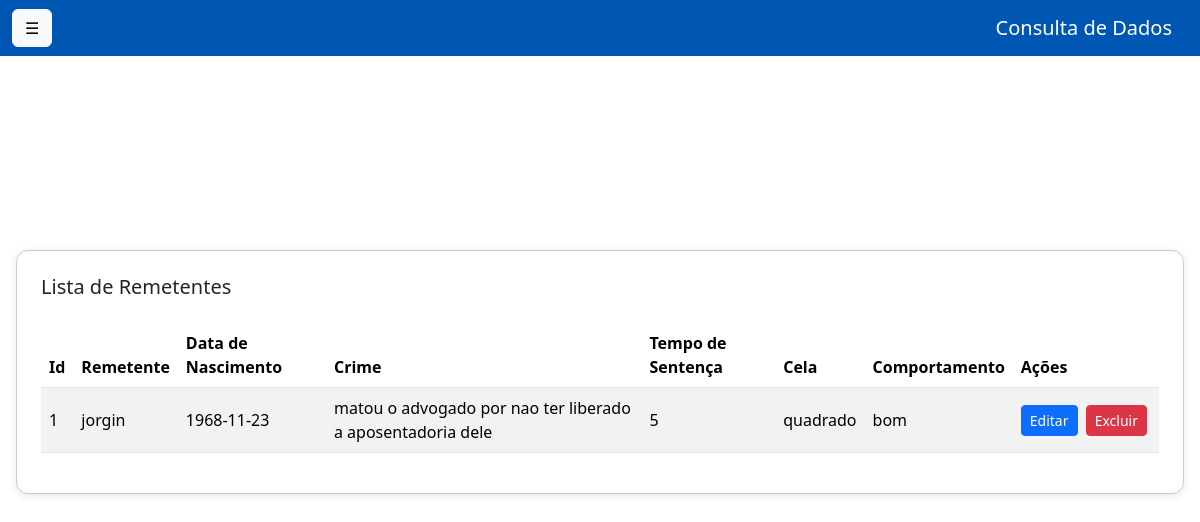
The page /consulta on the database its author committed.
### tables this page shows
CREATE TABLE Remetentes (
    id INTEGER PRIMARY KEY AUTOINCREMENT,
    remetente TEXT NOT NULL,
    data_nascimento DATE NOT NULL,
    crime TEXT NOT NULL,
    tempo_sentenca TEXT NOT NULL,
    cela TEXT NOT NULL,
    comportamento TEXT NOT NULL
);

### main.py (the view)
@app.get("/consulta", response_class=HTMLResponse)
async def consulta_get(request: Request):
    consultas = repo.remetente_repo.obter_remetentes_por_pagina(12, 0)
    return templates.TemplateResponse("consulta.html", {
        "request": request,
        "consultas": consultas,
        "modo_edicao": None
    })

### templates/consulta.html (shortened to what this page needs)
<!DOCTYPE html>
<html lang="pt-br">
<head>
    <link href="https://cdn.jsdelivr.net/npm/bootstrap@5.3.6/dist/css/bootstrap.min.css" rel="stylesheet" />
</head>
<body>
    <nav class="navbar navbar-expand-lg navbar-dark navbar-custom">
        <div class="container-fluid">
            <button class="btn btn-light me-3" id="sidebarToggle">
                &#9776;
            </button>
            <a class="navbar-brand" href="#">Consulta de Dados</a>
        </div>
    </nav>
    <div class="centered-content">
        <div class="card p-4">
            <h5 class="card-title mb-4">Lista de Remetentes</h5>
            <div class="table-responsive">
                <table class="table table-striped align-middle">
                    <thead>
                        <tr>
                            <th>Id</th>
                            <th>Remetente</th>
                            <th>Data de Nascimento</th>
                            <th>Crime</th>
                            <th>Tempo de Sentença</th>
                            <th>Cela</th>
                            <th>Comportamento</th>
                            <th>Ações</th>
                        </tr>
                    </thead>
                    <tbody>
                        {% for consulta in consultas %}
                        <tr>
                            <form method="post" action="/atualizar">
                                <td>{{ consulta.id }}
                                </td>
                                <td>
                                    <span class="text-span">{{ consulta.remetente }}</span>
                                </td>
                                <td>
                                    <span class="text-span">{{ consulta.data_nascimento }}</span>
                                </td>
                                <td>
                                    <span class="text-span">{{ consulta.crime }}</span>
                                </td>
                                <td>
                                    <span class="text-span">{{ consulta.tempo_sentenca }}</span>
                                </td>
                                <td>
                                    <span class="text-span">{{ consulta.cela }}</span>
                                </td>
                                <td>
                                    <span class="text-span">{{ consulta.comportamento }}</span>
                                </td>
                                <td class="acoes">
                                    <button type="button" class="btn btn-sm btn-primary btn-editar">Editar</button>
                                    <form method="post" action="/excluir/{{ consulta.id }}" style="display:inline;">
                                        <button type="submit" class="btn btn-sm btn-danger">Excluir</button>
                                    </form>
                                </td>
                            </form>
                        </tr>
                        {% endfor %}
                    </tbody>
                </table>
            </div>
        </div>
    </div>
</body>
</html>

### templates/consulta.html (style rules this page uses)
.navbar { position: fixed; top: 0; width: 100%; z-index: 1001; }
.navbar-custom { background-color: #0056b3; }
#sidebarToggle { width: 40px; }
.centered-content { display: flex; justify-content: center; align-items: center; height: calc(100vh - 56px); padding: 1rem; }
.card { border: 1px solid #ccc; border-radius: 12px; box-shadow: 0 2px 8px rgba(0, 0, 0, 0.1); background-color: white; width: 100%; max-width: 1200px; }
.acoes { white-space: nowrap; }
.btn-sm { margin-right: 4px; }

### rows shown on the page
Remetentes: id "1", remetente "jorgin", data_nascimento "1968-11-23", crime "matou o advogado por nao ter liberado a aposentadoria dele", tempo_sentenca "5", cela "quadrado", comportamento "bom"
